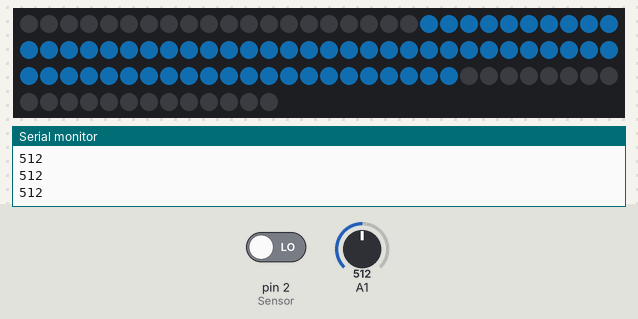
Bench run of a sketch on a simulated Arduino Uno, built with avr-gcc and run on an emulated ATmega328P. Parts: 103 RGB LEDs in strip order, left to right, continuing on the next row, the last lines printed to the serial monitor. The inputs (shaded band) are chosen by the test bench; at power-on: A1 = 512, pin 2 (Sensor) LOW. Dim RGB values are drawn brighter than linear.

Above: at 1.2 s.
1.3 s: A1 set to 358
3.0 s: A1 set to 335
At 3.5 s:
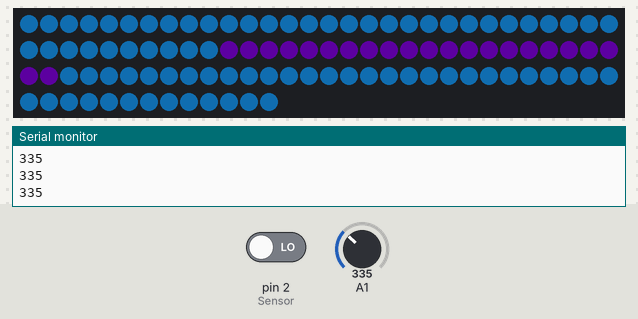
At 5.4 s:
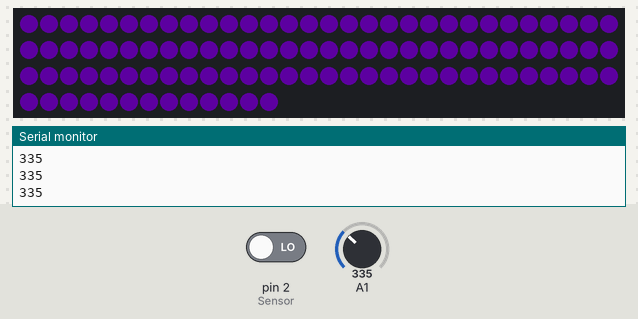
5.7 s: A1 set to 360
At 8.1 s:
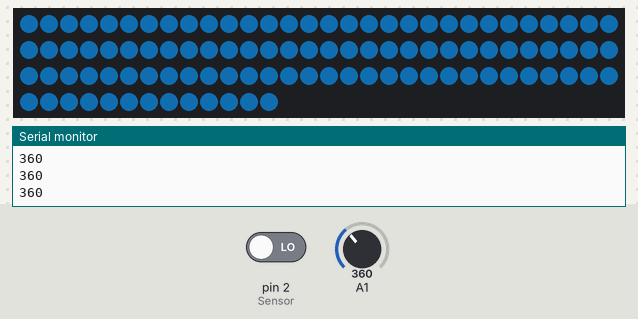
Timing chart, 0 to 9.6 s (numbered marks = the images above; inputs shaded):
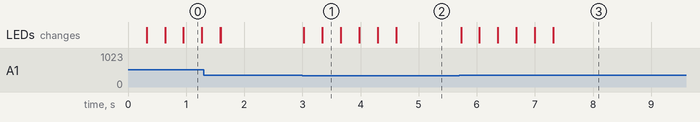

The sketch:

LED-Music-reactive-totem.ino
```cpp
#include "FastLED.h"

#define NUM_LEDS 103
#define DATA_PIN 7
#define CLOCK_PIN 8
//uint8_t max_bright = 10;
uint8_t max_bright = 64;

int s=0;


//int r=127;

//int g=40;

//int b=183;


int r=75;

int g=0;

int b=130;


  int statusSensor = digitalRead (2);   //define variable of the Sound Sensor status


CRGB leds[NUM_LEDS];

void setup() {
  Serial.begin(115200);
FastLED.addLeds<APA102, DATA_PIN, CLOCK_PIN, BGR>(leds, NUM_LEDS);
FastLED.setBrightness(max_bright);
}


void loop()

/*////////////////////////////
                                                  //and read value of the Sensor's
 {
  if (statusSensor == 1)        //When the Sensor detects a signal
  {
    digitalWrite(DATA_PIN, HIGH);    //LED Strip will be active
  }

  else                          //If no signal is detected
  {
    digitalWrite(DATA_PIN, LOW);     //The status of the LED strip is deactivated
  }
  /////////////////////////////////////////////////*/


///
{

  s=analogRead(A1);
Serial.println(s);


  //if((s>=535)&&(s<=540))//Change Sensitivity
  if(s>=350)//Change Sensitivity

  {

    leds[50]=CRGB (20, 135, 217);

    leds[51]=CRGB (20, 135, 217);

  }

  //else if((s>=530)&&(s<=535))
    else if(s>400)


   {

     leds[50]=CRGB (20, 217, 30);

    leds[51]=CRGB (20, 217, 30);

   }

  else

  {

     leds[50] = CRGB ( r,g,b);

     leds[51] = CRGB ( r,g,b);

  }

    for (int i = 0; i <= 50; i++)

  {

     leds[i] = leds[i+1];

     leds[102-i] = leds[101-i];


  }
//////*/
 FastLED.show();

 delay(30);

}
```

Measured:
- the behaviour switches between 350 and 349 on A1 (found by bisection; images 0 and 1)
- after the input at 3.0 s, the LEDs: first change at once (image 1 shows a later state)
- after the input at 5.7 s, the LEDs: first change at once (image 3 shows a later state)
